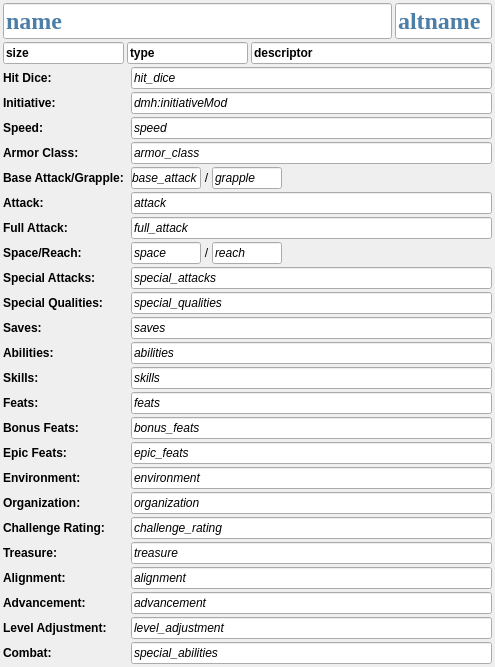
<?xml version="1.0" encoding="UTF-8"?>
<ui version="4.0">
 <class>MonsterFrameWidget</class>
 <widget class="QFrame" name="MonsterFrameWidget">
  <property name="geometry">
   <rect>
    <x>0</x>
    <y>0</y>
    <width>495</width>
    <height>647</height>
   </rect>
  </property>
  <property name="styleSheet">
   <string notr="true">background-image: url(:/img/data/parchment.jpg);</string>
  </property>
  <layout class="QVBoxLayout" name="verticalLayout">
   <property name="spacing">
    <number>3</number>
   </property>
   <property name="leftMargin">
    <number>3</number>
   </property>
   <property name="topMargin">
    <number>3</number>
   </property>
   <property name="rightMargin">
    <number>3</number>
   </property>
   <property name="bottomMargin">
    <number>3</number>
   </property>
   <item>
    <layout class="QHBoxLayout" name="horizontalLayout_23" stretch="4,1">
     <property name="spacing">
      <number>3</number>
     </property>
     <item>
      <widget class="QLineEdit" name="name">
       <property name="sizePolicy">
        <sizepolicy hsizetype="Preferred" vsizetype="Fixed">
         <horstretch>0</horstretch>
         <verstretch>0</verstretch>
        </sizepolicy>
       </property>
       <property name="font">
        <font>
         <family>Times New Roman</family>
         <pointsize>18</pointsize>
         <bold>true</bold>
        </font>
       </property>
       <property name="styleSheet">
        <string notr="true">color: rgb(77, 126, 168);</string>
       </property>
       <property name="text">
        <string>name</string>
       </property>
       <property name="dmhValue" stdset="0">
        <string>name</string>
       </property>
      </widget>
     </item>
     <item>
      <widget class="QLineEdit" name="altname">
       <property name="sizePolicy">
        <sizepolicy hsizetype="Preferred" vsizetype="Fixed">
         <horstretch>0</horstretch>
         <verstretch>0</verstretch>
        </sizepolicy>
       </property>
       <property name="font">
        <font>
         <family>Times New Roman</family>
         <pointsize>18</pointsize>
         <bold>true</bold>
        </font>
       </property>
       <property name="styleSheet">
        <string notr="true">color: rgb(77, 126, 168);</string>
       </property>
       <property name="text">
        <string>altname</string>
       </property>
       <property name="dmhValue" stdset="0">
        <string>altname</string>
       </property>
      </widget>
     </item>
    </layout>
   </item>
   <item>
    <layout class="QHBoxLayout" name="horizontalLayout_3" stretch="1,1,2">
     <property name="spacing">
      <number>3</number>
     </property>
     <item>
      <widget class="QLineEdit" name="size">
       <property name="sizePolicy">
        <sizepolicy hsizetype="Preferred" vsizetype="Fixed">
         <horstretch>0</horstretch>
         <verstretch>0</verstretch>
        </sizepolicy>
       </property>
       <property name="font">
        <font>
         <italic>false</italic>
         <bold>true</bold>
        </font>
       </property>
       <property name="text">
        <string>size</string>
       </property>
       <property name="dmhValue" stdset="0">
        <string>size</string>
       </property>
      </widget>
     </item>
     <item>
      <widget class="QLineEdit" name="type">
       <property name="sizePolicy">
        <sizepolicy hsizetype="Preferred" vsizetype="Fixed">
         <horstretch>0</horstretch>
         <verstretch>0</verstretch>
        </sizepolicy>
       </property>
       <property name="font">
        <font>
         <italic>false</italic>
         <bold>true</bold>
        </font>
       </property>
       <property name="text">
        <string>type</string>
       </property>
       <property name="dmhValue" stdset="0">
        <string>type</string>
       </property>
      </widget>
     </item>
     <item>
      <widget class="QLineEdit" name="descriptor">
       <property name="sizePolicy">
        <sizepolicy hsizetype="Preferred" vsizetype="Fixed">
         <horstretch>0</horstretch>
         <verstretch>0</verstretch>
        </sizepolicy>
       </property>
       <property name="font">
        <font>
         <italic>false</italic>
         <bold>true</bold>
        </font>
       </property>
       <property name="text">
        <string>descriptor</string>
       </property>
       <property name="dmhValue" stdset="0">
        <string>descriptor</string>
       </property>
      </widget>
     </item>
    </layout>
   </item>
   <item>
    <layout class="QFormLayout" name="formLayout">
     <property name="verticalSpacing">
      <number>3</number>
     </property>
     <item row="0" column="0">
      <widget class="QLabel" name="label_17">
       <property name="font">
        <font>
         <bold>true</bold>
        </font>
       </property>
       <property name="text">
        <string>Hit Dice:</string>
       </property>
      </widget>
     </item>
     <item row="0" column="1">
      <widget class="QLineEdit" name="hit_dice">
       <property name="sizePolicy">
        <sizepolicy hsizetype="Preferred" vsizetype="Fixed">
         <horstretch>0</horstretch>
         <verstretch>0</verstretch>
        </sizepolicy>
       </property>
       <property name="maximumSize">
        <size>
         <width>16777215</width>
         <height>16777215</height>
        </size>
       </property>
       <property name="font">
        <font>
         <italic>true</italic>
        </font>
       </property>
       <property name="styleSheet">
        <string notr="true"/>
       </property>
       <property name="text">
        <string>hit_dice</string>
       </property>
       <property name="dmhValue" stdset="0">
        <string>hit_dice</string>
       </property>
      </widget>
     </item>
     <item row="1" column="0">
      <widget class="QLabel" name="label_24">
       <property name="font">
        <font>
         <bold>true</bold>
        </font>
       </property>
       <property name="text">
        <string>Initiative:</string>
       </property>
      </widget>
     </item>
     <item row="1" column="1">
      <widget class="QLineEdit" name="dmh_initiativeMod">
       <property name="sizePolicy">
        <sizepolicy hsizetype="Preferred" vsizetype="Fixed">
         <horstretch>0</horstretch>
         <verstretch>0</verstretch>
        </sizepolicy>
       </property>
       <property name="maximumSize">
        <size>
         <width>16777215</width>
         <height>16777215</height>
        </size>
       </property>
       <property name="font">
        <font>
         <italic>true</italic>
        </font>
       </property>
       <property name="styleSheet">
        <string notr="true"/>
       </property>
       <property name="text">
        <string>dmh:initiativeMod</string>
       </property>
       <property name="dmhValue" stdset="0">
        <string>dmh:initiativeMod</string>
       </property>
      </widget>
     </item>
     <item row="2" column="0">
      <widget class="QLabel" name="label_26">
       <property name="font">
        <font>
         <bold>true</bold>
        </font>
       </property>
       <property name="text">
        <string>Speed:</string>
       </property>
      </widget>
     </item>
     <item row="2" column="1">
      <widget class="QLineEdit" name="speed">
       <property name="sizePolicy">
        <sizepolicy hsizetype="Preferred" vsizetype="Fixed">
         <horstretch>0</horstretch>
         <verstretch>0</verstretch>
        </sizepolicy>
       </property>
       <property name="maximumSize">
        <size>
         <width>16777215</width>
         <height>16777215</height>
        </size>
       </property>
       <property name="font">
        <font>
         <italic>true</italic>
        </font>
       </property>
       <property name="styleSheet">
        <string notr="true"/>
       </property>
       <property name="text">
        <string>speed</string>
       </property>
       <property name="dmhValue" stdset="0">
        <string>speed</string>
       </property>
      </widget>
     </item>
     <item row="3" column="0">
      <widget class="QLabel" name="label_27">
       <property name="font">
        <font>
         <bold>true</bold>
        </font>
       </property>
       <property name="text">
        <string>Armor Class: </string>
       </property>
      </widget>
     </item>
     <item row="3" column="1">
      <widget class="QLineEdit" name="armor_class">
       <property name="sizePolicy">
        <sizepolicy hsizetype="Preferred" vsizetype="Fixed">
         <horstretch>0</horstretch>
         <verstretch>0</verstretch>
        </sizepolicy>
       </property>
       <property name="maximumSize">
        <size>
         <width>16777215</width>
         <height>16777215</height>
        </size>
       </property>
       <property name="font">
        <font>
         <italic>true</italic>
        </font>
       </property>
       <property name="styleSheet">
        <string notr="true"/>
       </property>
       <property name="text">
        <string>armor_class</string>
       </property>
       <property name="dmhValue" stdset="0">
        <string>armor_class</string>
       </property>
      </widget>
     </item>
     <item row="4" column="0">
      <widget class="QLabel" name="label_28">
       <property name="font">
        <font>
         <bold>true</bold>
        </font>
       </property>
       <property name="text">
        <string>Base Attack/Grapple: </string>
       </property>
      </widget>
     </item>
     <item row="4" column="1">
      <layout class="QHBoxLayout" name="horizontalLayout" stretch="1,0,1,3">
       <item>
        <widget class="QLineEdit" name="base_attack">
         <property name="sizePolicy">
          <sizepolicy hsizetype="Preferred" vsizetype="Fixed">
           <horstretch>0</horstretch>
           <verstretch>0</verstretch>
          </sizepolicy>
         </property>
         <property name="maximumSize">
          <size>
           <width>16777215</width>
           <height>16777215</height>
          </size>
         </property>
         <property name="font">
          <font>
           <italic>true</italic>
          </font>
         </property>
         <property name="styleSheet">
          <string notr="true"/>
         </property>
         <property name="text">
          <string>base_attack</string>
         </property>
         <property name="dmhValue" stdset="0">
          <string>base_attack</string>
         </property>
        </widget>
       </item>
       <item>
        <widget class="QLabel" name="label_53">
         <property name="font">
          <font>
           <bold>false</bold>
          </font>
         </property>
         <property name="text">
          <string>/</string>
         </property>
         <property name="alignment">
          <set>Qt::AlignmentFlag::AlignCenter</set>
         </property>
        </widget>
       </item>
       <item>
        <widget class="QLineEdit" name="grapple">
         <property name="sizePolicy">
          <sizepolicy hsizetype="Preferred" vsizetype="Fixed">
           <horstretch>0</horstretch>
           <verstretch>0</verstretch>
          </sizepolicy>
         </property>
         <property name="maximumSize">
          <size>
           <width>16777215</width>
           <height>16777215</height>
          </size>
         </property>
         <property name="font">
          <font>
           <italic>true</italic>
          </font>
         </property>
         <property name="styleSheet">
          <string notr="true"/>
         </property>
         <property name="text">
          <string>grapple</string>
         </property>
         <property name="dmhValue" stdset="0">
          <string>grapple</string>
         </property>
        </widget>
       </item>
       <item>
        <spacer name="horizontalSpacer">
         <property name="orientation">
          <enum>Qt::Orientation::Horizontal</enum>
         </property>
         <property name="sizeType">
          <enum>QSizePolicy::Policy::Preferred</enum>
         </property>
         <property name="sizeHint" stdset="0">
          <size>
           <width>40</width>
           <height>20</height>
          </size>
         </property>
        </spacer>
       </item>
      </layout>
     </item>
     <item row="5" column="0">
      <widget class="QLabel" name="label_29">
       <property name="font">
        <font>
         <bold>true</bold>
        </font>
       </property>
       <property name="text">
        <string>Attack:</string>
       </property>
      </widget>
     </item>
     <item row="5" column="1">
      <widget class="QLineEdit" name="attack">
       <property name="sizePolicy">
        <sizepolicy hsizetype="Preferred" vsizetype="Fixed">
         <horstretch>0</horstretch>
         <verstretch>0</verstretch>
        </sizepolicy>
       </property>
       <property name="maximumSize">
        <size>
         <width>16777215</width>
         <height>16777215</height>
        </size>
       </property>
       <property name="font">
        <font>
         <italic>true</italic>
        </font>
       </property>
       <property name="styleSheet">
        <string notr="true"/>
       </property>
       <property name="text">
        <string>attack</string>
       </property>
       <property name="dmhValue" stdset="0">
        <string>attack</string>
       </property>
      </widget>
     </item>
     <item row="6" column="0">
      <widget class="QLabel" name="label_39">
       <property name="font">
        <font>
         <bold>true</bold>
        </font>
       </property>
       <property name="text">
        <string>Full Attack: </string>
       </property>
      </widget>
     </item>
     <item row="6" column="1">
      <widget class="QLineEdit" name="full_attack">
       <property name="sizePolicy">
        <sizepolicy hsizetype="Preferred" vsizetype="Fixed">
         <horstretch>0</horstretch>
         <verstretch>0</verstretch>
        </sizepolicy>
       </property>
       <property name="maximumSize">
        <size>
         <width>16777215</width>
         <height>16777215</height>
        </size>
       </property>
       <property name="font">
        <font>
         <italic>true</italic>
        </font>
       </property>
       <property name="styleSheet">
        <string notr="true"/>
       </property>
       <property name="text">
        <string>full_attack</string>
       </property>
       <property name="dmhValue" stdset="0">
        <string>full_attack</string>
       </property>
      </widget>
     </item>
     <item row="7" column="0">
      <widget class="QLabel" name="label_38">
       <property name="font">
        <font>
         <bold>true</bold>
        </font>
       </property>
       <property name="text">
        <string>Space/Reach:</string>
       </property>
      </widget>
     </item>
     <item row="7" column="1">
      <layout class="QHBoxLayout" name="horizontalLayout_2" stretch="1,0,1,3">
       <item>
        <widget class="QLineEdit" name="space">
         <property name="sizePolicy">
          <sizepolicy hsizetype="Preferred" vsizetype="Fixed">
           <horstretch>0</horstretch>
           <verstretch>0</verstretch>
          </sizepolicy>
         </property>
         <property name="maximumSize">
          <size>
           <width>16777215</width>
           <height>16777215</height>
          </size>
         </property>
         <property name="font">
          <font>
           <italic>true</italic>
          </font>
         </property>
         <property name="styleSheet">
          <string notr="true"/>
         </property>
         <property name="text">
          <string>space</string>
         </property>
         <property name="dmhValue" stdset="0">
          <string>space</string>
         </property>
        </widget>
       </item>
       <item>
        <widget class="QLabel" name="label_54">
         <property name="font">
          <font>
           <bold>false</bold>
          </font>
         </property>
         <property name="text">
          <string>/</string>
         </property>
         <property name="alignment">
          <set>Qt::AlignmentFlag::AlignCenter</set>
         </property>
        </widget>
       </item>
       <item>
        <widget class="QLineEdit" name="reach">
         <property name="sizePolicy">
          <sizepolicy hsizetype="Preferred" vsizetype="Fixed">
           <horstretch>0</horstretch>
           <verstretch>0</verstretch>
          </sizepolicy>
         </property>
         <property name="maximumSize">
          <size>
           <width>16777215</width>
           <height>16777215</height>
          </size>
         </property>
         <property name="font">
          <font>
           <italic>true</italic>
          </font>
         </property>
         <property name="styleSheet">
          <string notr="true"/>
         </property>
         <property name="text">
          <string>reach</string>
         </property>
         <property name="dmhValue" stdset="0">
          <string>reach</string>
         </property>
        </widget>
       </item>
       <item>
        <spacer name="horizontalSpacer_2">
         <property name="orientation">
          <enum>Qt::Orientation::Horizontal</enum>
         </property>
         <property name="sizeType">
          <enum>QSizePolicy::Policy::Preferred</enum>
         </property>
         <property name="sizeHint" stdset="0">
          <size>
           <width>40</width>
           <height>20</height>
          </size>
         </property>
        </spacer>
       </item>
      </layout>
     </item>
     <item row="8" column="0">
      <widget class="QLabel" name="label_40">
       <property name="font">
        <font>
         <bold>true</bold>
        </font>
       </property>
       <property name="text">
        <string>Special Attacks:</string>
       </property>
      </widget>
     </item>
     <item row="8" column="1">
      <widget class="QLineEdit" name="special_attacks">
       <property name="sizePolicy">
        <sizepolicy hsizetype="Preferred" vsizetype="Fixed">
         <horstretch>0</horstretch>
         <verstretch>0</verstretch>
        </sizepolicy>
       </property>
       <property name="maximumSize">
        <size>
         <width>16777215</width>
         <height>16777215</height>
        </size>
       </property>
       <property name="font">
        <font>
         <italic>true</italic>
        </font>
       </property>
       <property name="styleSheet">
        <string notr="true"/>
       </property>
       <property name="text">
        <string>special_attacks</string>
       </property>
       <property name="dmhValue" stdset="0">
        <string>special_attacks</string>
       </property>
      </widget>
     </item>
     <item row="9" column="0">
      <widget class="QLabel" name="label_41">
       <property name="font">
        <font>
         <bold>true</bold>
        </font>
       </property>
       <property name="text">
        <string>Special Qualities:</string>
       </property>
      </widget>
     </item>
     <item row="9" column="1">
      <widget class="QLineEdit" name="special_qualities">
       <property name="sizePolicy">
        <sizepolicy hsizetype="Preferred" vsizetype="Fixed">
         <horstretch>0</horstretch>
         <verstretch>0</verstretch>
        </sizepolicy>
       </property>
       <property name="maximumSize">
        <size>
         <width>16777215</width>
         <height>16777215</height>
        </size>
       </property>
       <property name="font">
        <font>
         <italic>true</italic>
        </font>
       </property>
       <property name="styleSheet">
        <string notr="true"/>
       </property>
       <property name="text">
        <string>special_qualities</string>
       </property>
       <property name="dmhValue" stdset="0">
        <string>special_qualities</string>
       </property>
      </widget>
     </item>
     <item row="10" column="0">
      <widget class="QLabel" name="label_42">
       <property name="font">
        <font>
         <bold>true</bold>
        </font>
       </property>
       <property name="text">
        <string>Saves:</string>
       </property>
      </widget>
     </item>
     <item row="10" column="1">
      <widget class="QLineEdit" name="saves">
       <property name="sizePolicy">
        <sizepolicy hsizetype="Preferred" vsizetype="Fixed">
         <horstretch>0</horstretch>
         <verstretch>0</verstretch>
        </sizepolicy>
       </property>
       <property name="maximumSize">
        <size>
         <width>16777215</width>
         <height>16777215</height>
        </size>
       </property>
       <property name="font">
        <font>
         <italic>true</italic>
        </font>
       </property>
       <property name="styleSheet">
        <string notr="true"/>
       </property>
       <property name="text">
        <string>saves</string>
       </property>
       <property name="dmhValue" stdset="0">
        <string>saves</string>
       </property>
      </widget>
     </item>
     <item row="11" column="0">
      <widget class="QLabel" name="label_44">
       <property name="font">
        <font>
         <bold>true</bold>
        </font>
       </property>
       <property name="text">
        <string>Abilities:</string>
       </property>
      </widget>
     </item>
     <item row="11" column="1">
      <widget class="QLineEdit" name="abilities">
       <property name="sizePolicy">
        <sizepolicy hsizetype="Preferred" vsizetype="Fixed">
         <horstretch>0</horstretch>
         <verstretch>0</verstretch>
        </sizepolicy>
       </property>
       <property name="maximumSize">
        <size>
         <width>16777215</width>
         <height>16777215</height>
        </size>
       </property>
       <property name="font">
        <font>
         <italic>true</italic>
        </font>
       </property>
       <property name="styleSheet">
        <string notr="true"/>
       </property>
       <property name="text">
        <string>abilities</string>
       </property>
       <property name="dmhValue" stdset="0">
        <string>abilities</string>
       </property>
      </widget>
     </item>
     <item row="12" column="0">
      <widget class="QLabel" name="label_43">
       <property name="font">
        <font>
         <bold>true</bold>
        </font>
       </property>
       <property name="text">
        <string>Skills:</string>
       </property>
      </widget>
     </item>
     <item row="12" column="1">
      <widget class="QLineEdit" name="skills">
       <property name="sizePolicy">
        <sizepolicy hsizetype="Preferred" vsizetype="Fixed">
         <horstretch>0</horstretch>
         <verstretch>0</verstretch>
        </sizepolicy>
       </property>
       <property name="maximumSize">
        <size>
         <width>16777215</width>
         <height>16777215</height>
        </size>
       </property>
       <property name="font">
        <font>
         <italic>true</italic>
        </font>
       </property>
       <property name="styleSheet">
        <string notr="true"/>
       </property>
       <property name="text">
        <string>skills</string>
       </property>
       <property name="dmhValue" stdset="0">
        <string>skills</string>
       </property>
      </widget>
     </item>
     <item row="13" column="0">
      <widget class="QLabel" name="label_45">
       <property name="font">
        <font>
         <bold>true</bold>
        </font>
       </property>
       <property name="text">
        <string>Feats:</string>
       </property>
      </widget>
     </item>
     <item row="13" column="1">
      <widget class="QLineEdit" name="feats">
       <property name="sizePolicy">
        <sizepolicy hsizetype="Preferred" vsizetype="Fixed">
         <horstretch>0</horstretch>
         <verstretch>0</verstretch>
        </sizepolicy>
       </property>
       <property name="maximumSize">
        <size>
         <width>16777215</width>
         <height>16777215</height>
        </size>
       </property>
       <property name="font">
        <font>
         <italic>true</italic>
        </font>
       </property>
       <property name="styleSheet">
        <string notr="true"/>
       </property>
       <property name="text">
        <string>feats</string>
       </property>
       <property name="dmhValue" stdset="0">
        <string>feats</string>
       </property>
      </widget>
     </item>
     <item row="14" column="0">
      <widget class="QLabel" name="label_55">
       <property name="font">
        <font>
         <bold>true</bold>
        </font>
       </property>
       <property name="text">
        <string>Bonus Feats:</string>
       </property>
      </widget>
     </item>
     <item row="14" column="1">
      <widget class="QLineEdit" name="bonus_feats">
       <property name="sizePolicy">
        <sizepolicy hsizetype="Preferred" vsizetype="Fixed">
         <horstretch>0</horstretch>
         <verstretch>0</verstretch>
        </sizepolicy>
       </property>
       <property name="maximumSize">
        <size>
         <width>16777215</width>
         <height>16777215</height>
        </size>
       </property>
       <property name="font">
        <font>
         <italic>true</italic>
        </font>
       </property>
       <property name="styleSheet">
        <string notr="true"/>
       </property>
       <property name="text">
        <string>bonus_feats</string>
       </property>
       <property name="dmhValue" stdset="0">
        <string>bonus_feats</string>
       </property>
      </widget>
     </item>
     <item row="15" column="0">
      <widget class="QLabel" name="label_56">
       <property name="font">
        <font>
         <bold>true</bold>
        </font>
       </property>
       <property name="text">
        <string>Epic Feats:</string>
       </property>
      </widget>
     </item>
     <item row="15" column="1">
      <widget class="QLineEdit" name="epic_feats">
       <property name="sizePolicy">
        <sizepolicy hsizetype="Preferred" vsizetype="Fixed">
         <horstretch>0</horstretch>
         <verstretch>0</verstretch>
        </sizepolicy>
       </property>
       <property name="maximumSize">
        <size>
         <width>16777215</width>
         <height>16777215</height>
        </size>
       </property>
       <property name="font">
        <font>
         <italic>true</italic>
        </font>
       </property>
       <property name="styleSheet">
        <string notr="true"/>
       </property>
       <property name="text">
        <string>epic_feats</string>
       </property>
       <property name="dmhValue" stdset="0">
        <string>epic_feats</string>
       </property>
      </widget>
     </item>
     <item row="16" column="0">
      <widget class="QLabel" name="label_46">
       <property name="font">
        <font>
         <bold>true</bold>
        </font>
       </property>
       <property name="text">
        <string>Environment:</string>
       </property>
      </widget>
     </item>
     <item row="16" column="1">
      <widget class="QLineEdit" name="environment">
       <property name="sizePolicy">
        <sizepolicy hsizetype="Preferred" vsizetype="Fixed">
         <horstretch>0</horstretch>
         <verstretch>0</verstretch>
        </sizepolicy>
       </property>
       <property name="maximumSize">
        <size>
         <width>16777215</width>
         <height>16777215</height>
        </size>
       </property>
       <property name="font">
        <font>
         <italic>true</italic>
        </font>
       </property>
       <property name="styleSheet">
        <string notr="true"/>
       </property>
       <property name="text">
        <string>environment</string>
       </property>
       <property name="dmhValue" stdset="0">
        <string>environment</string>
       </property>
      </widget>
     </item>
     <item row="17" column="0">
      <widget class="QLabel" name="label_47">
       <property name="font">
        <font>
         <bold>true</bold>
        </font>
       </property>
       <property name="text">
        <string>Organization:</string>
       </property>
      </widget>
     </item>
     <item row="17" column="1">
      <widget class="QLineEdit" name="organization">
       <property name="sizePolicy">
        <sizepolicy hsizetype="Preferred" vsizetype="Fixed">
         <horstretch>0</horstretch>
         <verstretch>0</verstretch>
        </sizepolicy>
       </property>
       <property name="maximumSize">
        <size>
         <width>16777215</width>
         <height>16777215</height>
        </size>
       </property>
       <property name="font">
        <font>
         <italic>true</italic>
        </font>
       </property>
       <property name="styleSheet">
        <string notr="true"/>
       </property>
       <property name="text">
        <string>organization</string>
       </property>
       <property name="dmhValue" stdset="0">
        <string>organization</string>
       </property>
      </widget>
     </item>
     <item row="18" column="0">
      <widget class="QLabel" name="label_49">
       <property name="font">
        <font>
         <bold>true</bold>
        </font>
       </property>
       <property name="text">
        <string>Challenge Rating:</string>
       </property>
      </widget>
     </item>
     <item row="18" column="1">
      <widget class="QLineEdit" name="challenge_rating">
       <property name="sizePolicy">
        <sizepolicy hsizetype="Preferred" vsizetype="Fixed">
         <horstretch>0</horstretch>
         <verstretch>0</verstretch>
        </sizepolicy>
       </property>
       <property name="maximumSize">
        <size>
         <width>16777215</width>
         <height>16777215</height>
        </size>
       </property>
       <property name="font">
        <font>
         <italic>true</italic>
        </font>
       </property>
       <property name="styleSheet">
        <string notr="true"/>
       </property>
       <property name="text">
        <string>challenge_rating</string>
       </property>
       <property name="dmhValue" stdset="0">
        <string>challenge_rating</string>
       </property>
      </widget>
     </item>
     <item row="19" column="0">
      <widget class="QLabel" name="label_48">
       <property name="font">
        <font>
         <bold>true</bold>
        </font>
       </property>
       <property name="text">
        <string>Treasure:</string>
       </property>
      </widget>
     </item>
     <item row="19" column="1">
      <widget class="QLineEdit" name="treasure">
       <property name="sizePolicy">
        <sizepolicy hsizetype="Preferred" vsizetype="Fixed">
         <horstretch>0</horstretch>
         <verstretch>0</verstretch>
        </sizepolicy>
       </property>
       <property name="maximumSize">
        <size>
         <width>16777215</width>
         <height>16777215</height>
        </size>
       </property>
       <property name="font">
        <font>
         <italic>true</italic>
        </font>
       </property>
       <property name="styleSheet">
        <string notr="true"/>
       </property>
       <property name="text">
        <string>treasure</string>
       </property>
       <property name="dmhValue" stdset="0">
        <string>treasure</string>
       </property>
      </widget>
     </item>
     <item row="20" column="0">
      <widget class="QLabel" name="label_50">
       <property name="font">
        <font>
         <bold>true</bold>
        </font>
       </property>
       <property name="text">
        <string>Alignment:</string>
       </property>
      </widget>
     </item>
     <item row="20" column="1">
      <widget class="QLineEdit" name="alignment">
       <property name="sizePolicy">
        <sizepolicy hsizetype="Preferred" vsizetype="Fixed">
         <horstretch>0</horstretch>
         <verstretch>0</verstretch>
        </sizepolicy>
       </property>
       <property name="maximumSize">
        <size>
         <width>16777215</width>
         <height>16777215</height>
        </size>
       </property>
       <property name="font">
        <font>
         <italic>true</italic>
        </font>
       </property>
       <property name="styleSheet">
        <string notr="true"/>
       </property>
       <property name="text">
        <string>alignment</string>
       </property>
       <property name="dmhValue" stdset="0">
        <string>alignment</string>
       </property>
      </widget>
     </item>
     <item row="21" column="0">
      <widget class="QLabel" name="label_51">
       <property name="font">
        <font>
         <bold>true</bold>
        </font>
       </property>
       <property name="text">
        <string>Advancement:</string>
       </property>
      </widget>
     </item>
     <item row="21" column="1">
      <widget class="QLineEdit" name="advancement">
       <property name="sizePolicy">
        <sizepolicy hsizetype="Preferred" vsizetype="Fixed">
         <horstretch>0</horstretch>
         <verstretch>0</verstretch>
        </sizepolicy>
       </property>
       <property name="maximumSize">
        <size>
         <width>16777215</width>
         <height>16777215</height>
        </size>
       </property>
       <property name="font">
        <font>
         <italic>true</italic>
        </font>
       </property>
       <property name="styleSheet">
        <string notr="true"/>
       </property>
       <property name="text">
        <string>advancement</string>
       </property>
       <property name="dmhValue" stdset="0">
        <string>advancement</string>
       </property>
      </widget>
     </item>
     <item row="22" column="0">
      <widget class="QLabel" name="label_52">
       <property name="font">
        <font>
         <bold>true</bold>
        </font>
       </property>
       <property name="text">
        <string>Level Adjustment:</string>
       </property>
      </widget>
     </item>
     <item row="22" column="1">
      <widget class="QLineEdit" name="level_adjustment">
       <property name="sizePolicy">
        <sizepolicy hsizetype="Preferred" vsizetype="Fixed">
         <horstretch>0</horstretch>
         <verstretch>0</verstretch>
        </sizepolicy>
       </property>
       <property name="maximumSize">
        <size>
         <width>16777215</width>
         <height>16777215</height>
        </size>
       </property>
       <property name="font">
        <font>
         <italic>true</italic>
        </font>
       </property>
       <property name="styleSheet">
        <string notr="true"/>
       </property>
       <property name="text">
        <string>level_adjustment</string>
       </property>
       <property name="dmhValue" stdset="0">
        <string>level_adjustment</string>
       </property>
      </widget>
     </item>
     <item row="23" column="0">
      <widget class="QLabel" name="label_57">
       <property name="font">
        <font>
         <bold>true</bold>
        </font>
       </property>
       <property name="text">
        <string>Combat:</string>
       </property>
      </widget>
     </item>
     <item row="23" column="1">
      <widget class="QLineEdit" name="special_abilities">
       <property name="sizePolicy">
        <sizepolicy hsizetype="Preferred" vsizetype="Fixed">
         <horstretch>0</horstretch>
         <verstretch>0</verstretch>
        </sizepolicy>
       </property>
       <property name="maximumSize">
        <size>
         <width>16777215</width>
         <height>16777215</height>
        </size>
       </property>
       <property name="font">
        <font>
         <italic>true</italic>
        </font>
       </property>
       <property name="styleSheet">
        <string notr="true"/>
       </property>
       <property name="text">
        <string>special_abilities</string>
       </property>
       <property name="dmhValue" stdset="0">
        <string>special_abilities</string>
       </property>
      </widget>
     </item>
    </layout>
   </item>
  </layout>
 </widget>
 <tabstops>
  <tabstop>name</tabstop>
 </tabstops>
 <resources/>
 <connections/>
</ui>
